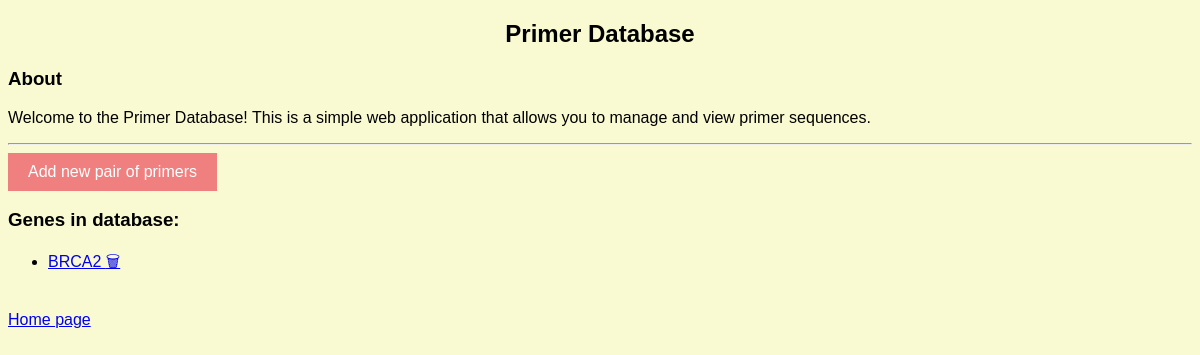
The page /index on the database as committed earlier.
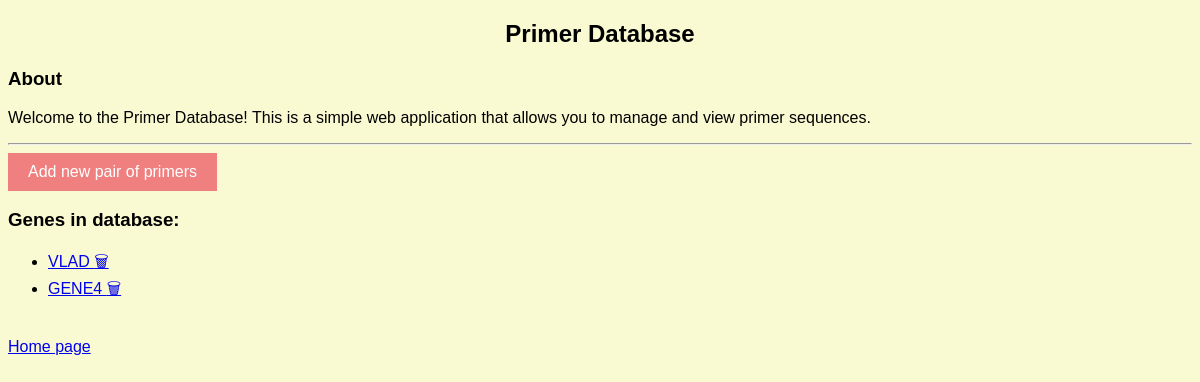
The same page on the database as committed later.
### tables this page shows
CREATE TABLE genes (
            gene_id TEXT PRIMARY KEY,
            sequence TEXT NOT NULL
        );

### app/app.py (the view)
@app.route("/")
@app.route('/index')
def index():
    gene_ids = [gene.gene_id for gene in Gene.all(get_db())]
    return render_template("index.html", gene_ids=gene_ids)

### app/app.py (called while the page is built)
def get_db():
    if 'db' not in g:
        g.db = sqlite3.connect(os.path.join(os.path.dirname(__file__),
                                            "../data/primers_db.db"))
    return g.db

### app/models/models.py (called while the page is built)
    @property
    def gene_id(self):
        return self._gene_id

    @staticmethod
    def all(con: sqlite3.Connection):
        all_genes = [Gene(*row[:2])
                       for row in con.execute('SELECT * FROM genes;')]
        print(all_genes)
        for primers in all_genes:
            primers._saved = True
        return all_genes

### app/templates/index.html (shortened to what this page needs)
{% extends 'layout.html' %}
{% block info %}
    <h1>Primer Database</h1>
    <h3>About</h3>
    <p>Welcome to the Primer Database! This is a simple web application that allows you to manage and view primer sequences.</p>
    <hr>
{% endblock %}
{% block content %}
  <button class="btn-add" onclick="location.href='{{ url_for('add') }}'">Add new pair of primers</button>
  <h3>Genes in database:</h3>
  <ul>
    {% for gene_id in gene_ids %}
      <li>
        <a href="{{ url_for('pairs', gene_id=gene_id) }}">
          {{ gene_id }}
        </a>
        <a href="{{ url_for('delete_gene', gene_id=gene_id) }}">
          &#128465
        </a>
      </li>
    {% endfor %}
  </ul>
{% endblock %}

### app/templates/layout.html (shortened to what this page needs)
<!DOCTYPE html>
<html lang="en">
<head>
    <link rel="stylesheet" href="/static/styles.css">
</head>
<body>
    <main>
        <section id="info">
            {% block info %}{% endblock %}
        </section>
        <section id="content">
            {% block content %} {% endblock %}
        </section>
    </main><br>
    <a href="{{ url_for('index') }}">Home page</a>
</body>
</html>

### app/static/styles.css (style rules this page uses)
body { font-family: sans-serif; background-color: lightgoldenrodyellow; }
h1 { text-align: center; }
.btn-add { background-color: lightcoral; border: none; color: white; padding: 10px 20px; text-align: center; text-decoration: none; display: inline-block; font-size: 16px; cursor: pointer; }

Rows that differ between the two databases and show on the page:
removed genes: gene_id "BRCA2"
added genes: gene_id "VLAD"
added genes: gene_id "GENE4"
